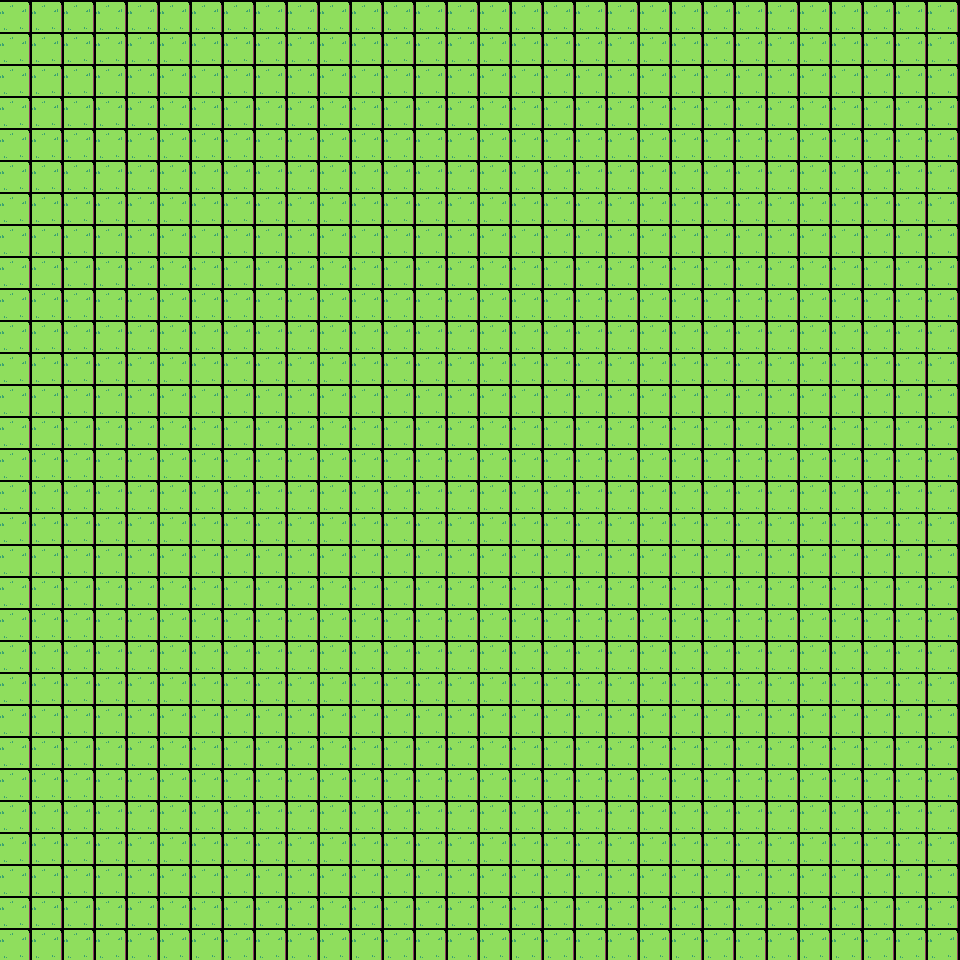

The image is a tile-based game level rendered from a .tmx file. Its description and complete source (layers, tilesets, objects, tile grids) follow:
An orthogonal 30x30 tile map with 32x32 px tiles, 1 tile layer (Tile Layer 1).

<map version="1.10" tiledversion="1.10.1" orientation="orthogonal" renderorder="right-down" width="30" height="30" tilewidth="32" tileheight="32" infinite="0" nextlayerid="2" nextobjectid="1">
 <tileset firstgid="1" source="Simplified_GrassHills.tsx" />
 <layer id="1" name="Tile Layer 1" width="30" height="30">
  <data encoding="csv">
8,8,8,8,8,8,8,8,8,8,8,8,8,8,8,8,8,8,8,8,8,8,8,8,8,8,8,8,8,8,
8,8,8,8,8,8,8,8,8,8,8,8,8,8,8,8,8,8,8,8,8,8,8,8,8,8,8,8,8,8,
8,8,8,8,8,8,8,8,8,8,8,8,8,8,8,8,8,8,8,8,8,8,8,8,8,8,8,8,8,8,
8,8,8,8,8,8,8,8,8,8,8,8,8,8,8,8,8,8,8,8,8,8,8,8,8,8,8,8,8,8,
8,8,8,8,8,8,8,8,8,8,8,8,8,8,8,8,8,8,8,8,8,8,8,8,8,8,8,8,8,8,
8,8,8,8,8,8,8,8,8,8,8,8,8,8,8,8,8,8,8,8,8,8,8,8,8,8,8,8,8,8,
8,8,8,8,8,8,8,8,8,8,8,8,8,8,8,8,8,8,8,8,8,8,8,8,8,8,8,8,8,8,
8,8,8,8,8,8,8,8,8,8,8,8,8,8,8,8,8,8,8,8,8,8,8,8,8,8,8,8,8,8,
8,8,8,8,8,8,8,8,8,8,8,8,8,8,8,8,8,8,8,8,8,8,8,8,8,8,8,8,8,8,
8,8,8,8,8,8,8,8,8,8,8,8,8,8,8,8,8,8,8,8,8,8,8,8,8,8,8,8,8,8,
8,8,8,8,8,8,8,8,8,8,8,8,8,8,8,8,8,8,8,8,8,8,8,8,8,8,8,8,8,8,
8,8,8,8,8,8,8,8,8,8,8,8,8,8,8,8,8,8,8,8,8,8,8,8,8,8,8,8,8,8,
8,8,8,8,8,8,8,8,8,8,8,8,8,8,8,8,8,8,8,8,8,8,8,8,8,8,8,8,8,8,
8,8,8,8,8,8,8,8,8,8,8,8,8,8,8,8,8,8,8,8,8,8,8,8,8,8,8,8,8,8,
8,8,8,8,8,8,8,8,8,8,8,8,8,8,8,8,8,8,8,8,8,8,8,8,8,8,8,8,8,8,
8,8,8,8,8,8,8,8,8,8,8,8,8,8,8,8,8,8,8,8,8,8,8,8,8,8,8,8,8,8,
8,8,8,8,8,8,8,8,8,8,8,8,8,8,8,8,8,8,8,8,8,8,8,8,8,8,8,8,8,8,
8,8,8,8,8,8,8,8,8,8,8,8,8,8,8,8,8,8,8,8,8,8,8,8,8,8,8,8,8,8,
8,8,8,8,8,8,8,8,8,8,8,8,8,8,8,8,8,8,8,8,8,8,8,8,8,8,8,8,8,8,
8,8,8,8,8,8,8,8,8,8,8,8,8,8,8,8,8,8,8,8,8,8,8,8,8,8,8,8,8,8,
8,8,8,8,8,8,8,8,8,8,8,8,8,8,8,8,8,8,8,8,8,8,8,8,8,8,8,8,8,8,
8,8,8,8,8,8,8,8,8,8,8,8,8,8,8,8,8,8,8,8,8,8,8,8,8,8,8,8,8,8,
8,8,8,8,8,8,8,8,8,8,8,8,8,8,8,8,8,8,8,8,8,8,8,8,8,8,8,8,8,8,
8,8,8,8,8,8,8,8,8,8,8,8,8,8,8,8,8,8,8,8,8,8,8,8,8,8,8,8,8,8,
8,8,8,8,8,8,8,8,8,8,8,8,8,8,8,8,8,8,8,8,8,8,8,8,8,8,8,8,8,8,
8,8,8,8,8,8,8,8,8,8,8,8,8,8,8,8,8,8,8,8,8,8,8,8,8,8,8,8,8,8,
8,8,8,8,8,8,8,8,8,8,8,8,8,8,8,8,8,8,8,8,8,8,8,8,8,8,8,8,8,8,
8,8,8,8,8,8,8,8,8,8,8,8,8,8,8,8,8,8,8,8,8,8,8,8,8,8,8,8,8,8,
8,8,8,8,8,8,8,8,8,8,8,8,8,8,8,8,8,8,8,8,8,8,8,8,8,8,8,8,8,8,
8,8,8,8,8,8,8,8,8,8,8,8,8,8,8,8,8,8,8,8,8,8,8,8,8,8,8,8,8,8
</data>
 </layer>
</map>